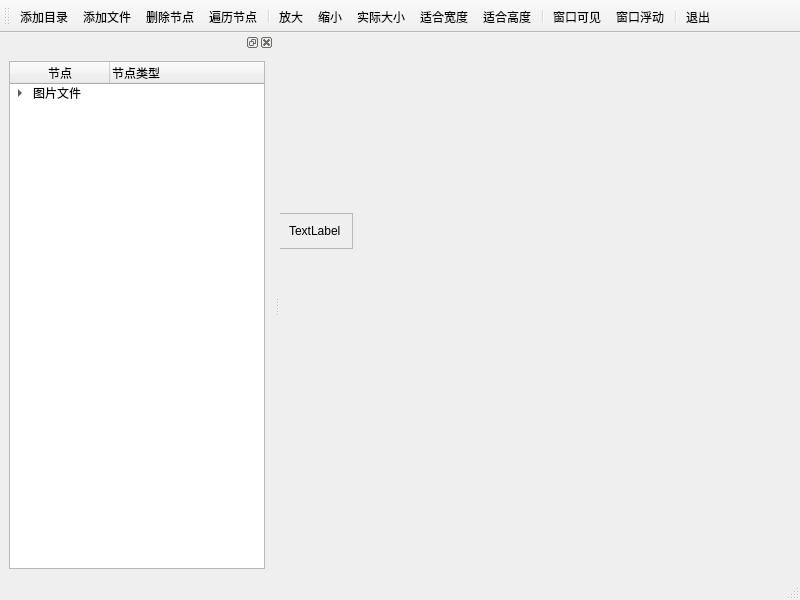
<?xml version="1.0" encoding="UTF-8"?>
<ui version="4.0">
 <class>MainWindow</class>
 <widget class="QMainWindow" name="MainWindow">
  <property name="geometry">
   <rect>
    <x>0</x>
    <y>0</y>
    <width>800</width>
    <height>600</height>
   </rect>
  </property>
  <property name="windowTitle">
   <string>MainWindow</string>
  </property>
  <widget class="QWidget" name="centralwidget">
   <widget class="QScrollArea" name="scrollArea">
    <property name="geometry">
     <rect>
      <x>-1</x>
      <y>180</y>
      <width>74</width>
      <height>36</height>
     </rect>
    </property>
    <property name="widgetResizable">
     <bool>true</bool>
    </property>
    <widget class="QWidget" name="scrollAreaWidgetContents">
     <property name="geometry">
      <rect>
       <x>0</x>
       <y>0</y>
       <width>72</width>
       <height>34</height>
      </rect>
     </property>
     <layout class="QHBoxLayout" name="horizontalLayout_2">
      <item>
       <widget class="QLabel" name="label">
        <property name="text">
         <string>TextLabel</string>
        </property>
       </widget>
      </item>
     </layout>
    </widget>
   </widget>
  </widget>
  <widget class="QMenuBar" name="menubar">
   <property name="geometry">
    <rect>
     <x>0</x>
     <y>0</y>
     <width>800</width>
     <height>21</height>
    </rect>
   </property>
  </widget>
  <widget class="QStatusBar" name="statusbar"/>
  <widget class="QDockWidget" name="dockWidget">
   <attribute name="dockWidgetArea">
    <number>1</number>
   </attribute>
   <widget class="QWidget" name="dockWidgetContents">
    <layout class="QHBoxLayout" name="horizontalLayout">
     <item>
      <widget class="QTreeWidget" name="treeWidget">
       <column>
        <property name="text">
         <string>节点</string>
        </property>
        <property name="textAlignment">
         <set>AlignCenter</set>
        </property>
       </column>
       <column>
        <property name="text">
         <string>节点类型</string>
        </property>
       </column>
       <item>
        <property name="text">
         <string>图片文件</string>
        </property>
        <item>
         <property name="text">
          <string>分组节点</string>
         </property>
         <item>
          <property name="text">
           <string>图片节点</string>
          </property>
         </item>
        </item>
        <item>
         <property name="text">
          <string>分组节点2</string>
         </property>
         <item>
          <property name="text">
           <string>图片节点2</string>
          </property>
         </item>
        </item>
       </item>
      </widget>
     </item>
    </layout>
   </widget>
  </widget>
  <widget class="QToolBar" name="toolBar">
   <property name="windowTitle">
    <string>toolBar</string>
   </property>
   <attribute name="toolBarArea">
    <enum>TopToolBarArea</enum>
   </attribute>
   <attribute name="toolBarBreak">
    <bool>false</bool>
   </attribute>
   <addaction name="actionAddFolder"/>
   <addaction name="actionAddFiles"/>
   <addaction name="actionDeleteItem"/>
   <addaction name="actionScanItems"/>
   <addaction name="separator"/>
   <addaction name="actionZoomIn"/>
   <addaction name="actionZoomOut"/>
   <addaction name="actionZoomRealSize"/>
   <addaction name="actionZoomFitWidth"/>
   <addaction name="actionZoomFitHeight"/>
   <addaction name="separator"/>
   <addaction name="actionDockVisible"/>
   <addaction name="actionDockFloat"/>
   <addaction name="separator"/>
   <addaction name="actionQuit"/>
  </widget>
  <action name="actionAddFolder">
   <property name="text">
    <string>添加目录</string>
   </property>
   <property name="toolTip">
    <string>添加目录</string>
   </property>
   <property name="shortcut">
    <string>Ctrl+F</string>
   </property>
  </action>
  <action name="actionAddFiles">
   <property name="text">
    <string>添加文件</string>
   </property>
   <property name="toolTip">
    <string>添加文件</string>
   </property>
   <property name="shortcut">
    <string>Ctrl+N</string>
   </property>
  </action>
  <action name="actionZoomIn">
   <property name="text">
    <string>放大</string>
   </property>
   <property name="toolTip">
    <string>放大图片</string>
   </property>
   <property name="shortcut">
    <string>Ctrl+I</string>
   </property>
  </action>
  <action name="actionZoomOut">
   <property name="text">
    <string>缩小</string>
   </property>
   <property name="toolTip">
    <string>缩小图片</string>
   </property>
  </action>
  <action name="actionZoomRealSize">
   <property name="text">
    <string>实际大小</string>
   </property>
   <property name="toolTip">
    <string>图片实际大小显示</string>
   </property>
  </action>
  <action name="actionZoomFitWidth">
   <property name="text">
    <string>适合宽度</string>
   </property>
   <property name="toolTip">
    <string>适合宽度显示图片</string>
   </property>
   <property name="shortcut">
    <string>Ctrl+W</string>
   </property>
  </action>
  <action name="actionDeleteItem">
   <property name="text">
    <string>删除节点</string>
   </property>
   <property name="toolTip">
    <string>删除节点</string>
   </property>
  </action>
  <action name="actionQuit">
   <property name="text">
    <string>退出</string>
   </property>
   <property name="toolTip">
    <string>退出本系统</string>
   </property>
  </action>
  <action name="actionZoomFitHeight">
   <property name="text">
    <string>适合高度</string>
   </property>
   <property name="toolTip">
    <string>适合高度显示图片</string>
   </property>
   <property name="shortcut">
    <string>Ctrl+H</string>
   </property>
  </action>
  <action name="actionScanItems">
   <property name="text">
    <string>遍历节点</string>
   </property>
   <property name="toolTip">
    <string>遍历节点</string>
   </property>
  </action>
  <action name="actionDockVisible">
   <property name="checkable">
    <bool>true</bool>
   </property>
   <property name="text">
    <string>窗口可见</string>
   </property>
   <property name="toolTip">
    <string>停靠窗口可见</string>
   </property>
  </action>
  <action name="actionDockFloat">
   <property name="checkable">
    <bool>true</bool>
   </property>
   <property name="text">
    <string>窗口浮动</string>
   </property>
   <property name="toolTip">
    <string>停靠窗口浮动</string>
   </property>
  </action>
 </widget>
 <resources/>
 <connections>
  <connection>
   <sender>actionQuit</sender>
   <signal>triggered()</signal>
   <receiver>MainWindow</receiver>
   <slot>close()</slot>
   <hints>
    <hint type="sourcelabel">
     <x>-1</x>
     <y>-1</y>
    </hint>
    <hint type="destinationlabel">
     <x>399</x>
     <y>299</y>
    </hint>
   </hints>
  </connection>
 </connections>
</ui>
